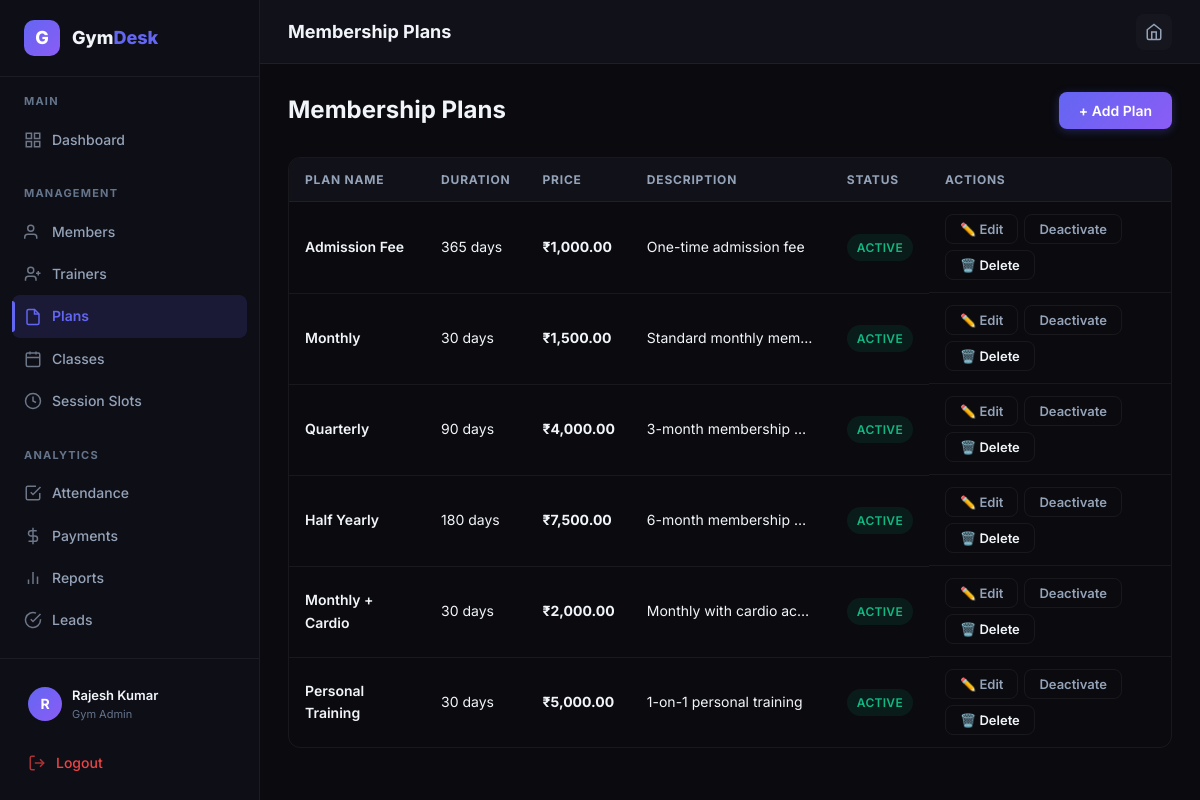
/admin/plans (signed in), run on the app's committed database.
### tables this page shows
CREATE TABLE users (
            id INTEGER PRIMARY KEY AUTOINCREMENT,
            email TEXT UNIQUE NOT NULL,
            password_hash TEXT NOT NULL,
            role TEXT NOT NULL CHECK(role IN ('system_admin','gym_admin','trainer','member')),
            full_name TEXT NOT NULL,
            phone TEXT,
            avatar TEXT,
            is_active INTEGER DEFAULT 1,
            created_at TIMESTAMP DEFAULT CURRENT_TIMESTAMP
        );

CREATE TABLE membership_plans (
            id INTEGER PRIMARY KEY AUTOINCREMENT,
            gym_id INTEGER NOT NULL,
            name TEXT NOT NULL,
            plan_type TEXT DEFAULT 'monthly' CHECK(plan_type IN ('admission','monthly','quarterly','half_yearly','monthly_cardio','personal_training','annual')),
            duration_days INTEGER NOT NULL,
            price REAL NOT NULL,
            description TEXT,
            is_active INTEGER DEFAULT 1,
            created_at TIMESTAMP DEFAULT CURRENT_TIMESTAMP,
            FOREIGN KEY (gym_id) REFERENCES gyms(id)
        );

### backend/routes/admin.py (the view)
@admin_bp.route('/plans')
@login_required
@gym_admin_required
def plans():
    db = get_db()
    gym = _get_admin_gym(db)
    if gym:
        plans_list = db.execute('SELECT * FROM membership_plans WHERE gym_id = ? ORDER BY created_at DESC',
                                (gym['id'],)).fetchall()
    else:
        plans_list = db.execute('''
            SELECT mp.*, g.name as gym_name FROM membership_plans mp
            JOIN gyms g ON mp.gym_id = g.id ORDER BY mp.created_at DESC
        ''').fetchall()
    db.close()
    return render_template('admin/plans.html', plans=plans_list, gym=gym)

### backend/app.py (called while the page is built)
    @property
    def is_authenticated(self):
        return True

### backend/database.py (called while the page is built)
def get_db():
    conn = sqlite3.connect(Config.DATABASE)
    conn.row_factory = sqlite3.Row
    conn.execute("PRAGMA foreign_keys = ON")
    return conn

### backend/routes/admin.py (called while the page is built)
def _get_admin_gym(db):
    if current_user.role == 'system_admin':
        return None  # System admin sees all
    gym = db.execute('SELECT * FROM gyms WHERE owner_id = ?', (current_user.id,)).fetchone()
    return gym

### backend/utils/helpers.py (called while the page is built)
def format_currency(amount):
    if amount is None:
        return '₹0.00'
    return f'₹{amount:,.2f}'

### frontend/templates/admin/plans.html (shortened to what this page needs)
{% extends "dashboard_base.html" %}
{% block title %}Plans{% endblock %}{% block page_title %}Membership Plans{% endblock %}
{% block sidebar_nav %}{% include "admin/_sidebar.html" %}{% endblock %}
{% block content %}
<div class="page-header">
    <h1>Membership Plans</h1>
    {% if gym %}<button class="btn btn-primary"
        onclick="document.getElementById('addPlanModal').classList.add('active')">+ Add Plan</button>{% endif %}
</div>
{% if plans %}
<div class="table-wrapper">
    <table>
        <thead>
            <tr>
                <th>Plan Name</th>
                <th>Duration</th>
                <th>Price</th>
                <th>Description</th>
                <th>Status</th>
                <th>Actions</th>
            </tr>
        </thead>
        <tbody>{% for p in plans %}<tr>
                <td class="font-semibold">{{ p['name'] }}</td>
                <td>{{ p['duration_days'] }} days</td>
                <td class="font-bold">{{ format_currency(p['price']) }}</td>
                <td class="truncate" style="max-width:200px;">{{ p['description'] or '—' }}</td>
                <td><span class="badge badge-{{ 'success' if p['is_active'] else 'neutral' }}">{{ 'Active' if
                        p['is_active'] else 'Inactive' }}</span></td>
                <td style="display:flex;gap:6px;flex-wrap:wrap;">
                    <button class="btn btn-ghost btn-sm"
                        onclick="openEditPlan({{ p['id'] }}, '{{ p['name']|e }}', {{ p['duration_days'] }}, {{ p['price'] }}, '{{ (p['description'] or '')|e }}', '{{ p['plan_type']|default('monthly') }}')">✏️
                        Edit</button>
                    <form method="POST" action="{{ url_for('admin.toggle_plan', plan_id=p['id']) }}"
                        style="display:inline;"><button class="btn btn-ghost btn-sm">{{ 'Deactivate' if p['is_active']
                            else 'Activate' }}</button></form>
                    <form method="POST" action="{{ url_for('admin.delete_plan', plan_id=p['id']) }}"
                        style="display:inline;" onsubmit="return confirm('Delete this plan? This cannot be undone.')">
                        <button class="btn btn-ghost btn-sm" style="color:var(--danger);">🗑️ Delete</button>
                    </form>
                </td>
            </tr>{% endfor %}</tbody>
    </table>
</div>
{% else %}<div class="empty-state">
    <h3>No plans yet</h3>
    <p>Create membership plans to offer to your members.</p>
</div>{% endif %}
{% endblock %}

### frontend/templates/dashboard_base.html (shortened to what this page needs)
{% extends "base.html" %}
{% block extra_css %}
<link rel="stylesheet" href="{{ url_for('static', filename='css/dashboard.css') }}">
{% endblock %}
{% block body %}
<div class="app-shell">
    <aside class="sidebar" id="sidebar">
        <div class="sidebar-header">
            <div class="sidebar-logo">G</div>
            <div class="sidebar-brand">Gym<span>Desk</span></div>
        </div>
        <nav class="sidebar-nav">
            {% block sidebar_nav %}{% endblock %}
        </nav>
        <div class="sidebar-footer">
            <div class="sidebar-user">
                <div class="sidebar-avatar">{{ current_user.full_name[0] }}</div>
                <div class="sidebar-user-info">
                    <div class="sidebar-user-name">{{ current_user.full_name }}</div>
                    <div class="sidebar-user-role">{{ current_user.role | replace('_', ' ') }}</div>
                </div>
            </div>
            <a href="{{ url_for('auth.logout') }}" class="nav-link mt-2" style="color: var(--error);">
                <svg width="18" height="18" viewBox="0 0 24 24" fill="none" stroke="currentColor" stroke-width="2">
                    <path d="M9 21H5a2 2 0 01-2-2V5a2 2 0 012-2h4" />
                    <polyline points="16 17 21 12 16 7" />
                    <line x1="21" y1="12" x2="9" y2="12" />
                </svg>
                Logout
            </a>
        </div>
    </aside>
    <main class="main-content">
        <header class="topbar">
            <div class="topbar-left">
                <h1 class="topbar-title">{% block page_title %}Dashboard{% endblock %}</h1>
            </div>
            <div class="topbar-right">
                <a href="{{ url_for('public.landing') }}" class="topbar-btn" title="Home">
                    <svg width="18" height="18" viewBox="0 0 24 24" fill="none" stroke="currentColor" stroke-width="2">
                        <path d="M3 9l9-7 9 7v11a2 2 0 01-2 2H5a2 2 0 01-2-2z" />
                        <polyline points="9 22 9 12 15 12 15 22" />
                    </svg>
                </a>
            </div>
        </header>
        <div class="page-content">
            {% block content %}{% endblock %}
        </div>
    </main>
</div>
{% endblock %}

### frontend/static/css/main.css (style rules this page uses)
:root { --bg-primary: #0a0a0f; --bg-secondary: #111119; --bg-card: #16161f; --bg-card-hover: #1c1c28; --bg-input: #1a1a26; --bg-sidebar: #0e0e16; --accent-primary: #6366f1; --accent-primary-hover: #818cf8; --accent-secondary: #8b5cf6; --accent-gradient: linear-gradient(135deg, #6366f1, #8b5cf6); --accent-glow: rgba(99, 102, 241, 0.15); --success: #10b981; --success-bg: rgba(16, 185, 129, 0.1); --warning: #f59e0b; --warning-bg: rgba(245, 158, 11, 0.1); --error: #ef4444; --error-bg: rgba(239, 68, 68, 0.1); --info: #3b82f6; --info-bg: rgba(59, 130, 246, 0.1); --text-primary: #f1f5f9; --text-secondary: #94a3b8; --text-muted: #64748b; --text-accent: #a5b4fc; --border-color: rgba(255, 255, 255, 0.06); --border-color-hover: rgba(255, 255, 255, 0.12); --border-accent: rgba(99, 102, 241, 0.3); --shadow-sm: 0 1px 3px rgba(0, 0, 0, 0.3); --shadow-md: 0 4px 12px rgba(0, 0, 0, 0.4); --shadow-lg: 0 8px 30px rgba(0, 0, 0, 0.5); --shadow-glow: 0 0 20px rgba(99, 102, 241, 0.15); --sidebar-width: 260px; --topbar-height: 64px; --border-radius: 12px; --border-radius-sm: 8px; --border-radius-lg: 16px; --transition-fast: 150ms ease; --transition-normal: 250ms ease; --transition-slow: 400ms ease; --font-family: 'Inter', -apple-system, BlinkMacSystemFont, 'Segoe UI', sans-serif; }
*, *::before, *::after { margin: 0; padding: 0; box-sizing: border-box; }
html { font-size: 16px; scroll-behavior: smooth; -webkit-font-smoothing: antialiased; -moz-osx-font-smoothing: grayscale; }
body { font-family: var(--font-family); background-color: var(--bg-primary); color: var(--text-primary); line-height: 1.6; min-height: 100vh; overflow-x: hidden; }
a { color: var(--accent-primary); text-decoration: none; transition: color var(--transition-fast); }
h1, h2, h3, h4, h5, h6 { color: var(--text-primary); font-weight: 700; line-height: 1.2; }
h1 { font-size: 2.25rem; }
.btn { display: inline-flex; align-items: center; gap: 8px; padding: 10px 20px; border: none; border-radius: var(--border-radius-sm); font-family: var(--font-family); font-size: 0.875rem; font-weight: 600; cursor: pointer; transition: all var(--transition-normal); text-decoration: none; white-space: nowrap; }
.btn-primary { background: var(--accent-gradient); color: #fff; box-shadow: 0 2px 10px rgba(99, 102, 241, 0.3); }
.btn-ghost { background: transparent; color: var(--text-secondary); border: 1px solid var(--border-color); }
.btn-sm { padding: 6px 14px; font-size: 0.8125rem; }
.table-wrapper { overflow-x: auto; border-radius: var(--border-radius); border: 1px solid var(--border-color); }
table { width: 100%; border-collapse: collapse; }
thead th { background: var(--bg-secondary); color: var(--text-secondary); font-size: 0.75rem; font-weight: 700; text-transform: uppercase; letter-spacing: 0.8px; padding: 12px 16px; text-align: left; border-bottom: 1px solid var(--border-color); white-space: nowrap; }
tbody td { padding: 12px 16px; border-bottom: 1px solid var(--border-color); font-size: 0.875rem; color: var(--text-primary); }
tbody tr { transition: background var(--transition-fast); }
tbody tr:last-child td { border-bottom: none; }
.badge { display: inline-flex; align-items: center; gap: 4px; padding: 4px 10px; border-radius: 20px; font-size: 0.75rem; font-weight: 600; text-transform: uppercase; letter-spacing: 0.3px; }
.badge-success { background: var(--success-bg); color: var(--success); }
.mt-2 { margin-top: 8px; }
.font-bold { font-weight: 700; }
.font-semibold { font-weight: 600; }
.truncate { overflow:hidden; text-overflow:ellipsis; white-space:nowrap; }

### data on the page
users: full_name "R", full_name "Rajesh Kumar", role "Gym Admin"
membership_plans: name "Admission Fee", duration_days "365", price "₹1,000.00", description "One-time admission fee", is_active "ACTIVE", is_active "Deactivate"
membership_plans: name "Monthly", duration_days "30", price "₹1,500.00", description "Standard monthly mem…", is_active "ACTIVE", is_active "Deactivate"
membership_plans: name "Quarterly", duration_days "90", price "₹4,000.00", description "3-month membership…", is_active "ACTIVE", is_active "Deactivate"
membership_plans: name "Half Yearly", duration_days "180", price "₹7,500.00", description "6-month membership…", is_active "ACTIVE", is_active "Deactivate"
membership_plans: name "Monthly + Cardio", duration_days "30", price "₹2,000.00", description "Monthly with cardio ac…", is_active "ACTIVE", is_active "Deactivate"
membership_plans: name "Personal Training", duration_days "30", price "₹5,000.00", description "1-on-1 personal training", is_active "ACTIVE", is_active "Deactivate"
